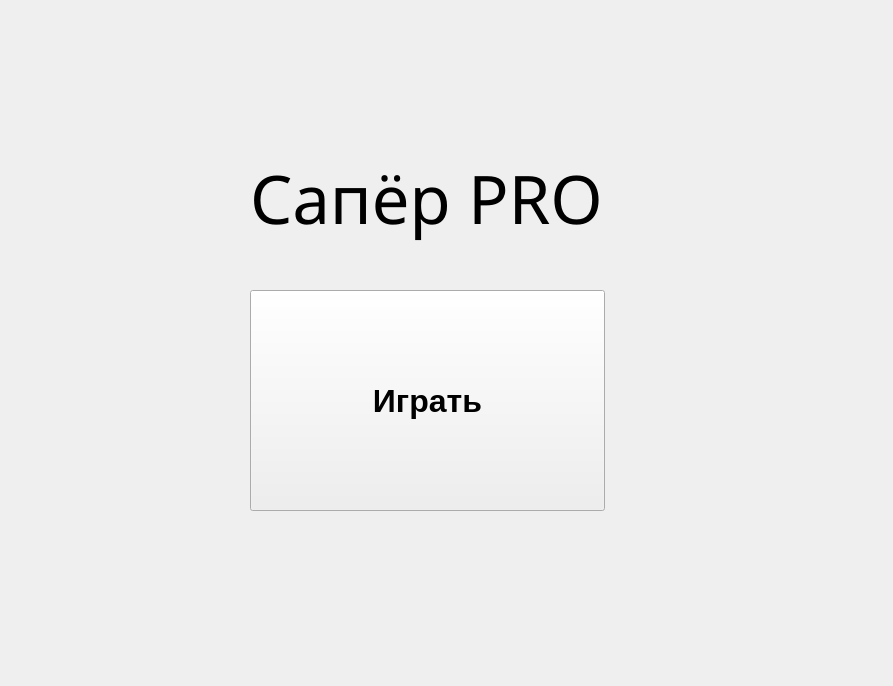
<?xml version="1.0" encoding="UTF-8"?>
<ui version="4.0">
 <class>MainWindow</class>
 <widget class="QMainWindow" name="MainWindow">
  <property name="geometry">
   <rect>
    <x>0</x>
    <y>0</y>
    <width>893</width>
    <height>686</height>
   </rect>
  </property>
  <property name="windowTitle">
   <string>MainWindow</string>
  </property>
  <widget class="QWidget" name="centralwidget">
   <widget class="QLabel" name="label">
    <property name="geometry">
     <rect>
      <x>250</x>
      <y>130</y>
      <width>355</width>
      <height>136</height>
     </rect>
    </property>
    <property name="font">
     <font>
      <family>Agency FB</family>
      <pointsize>50</pointsize>
      <weight>50</weight>
      <italic>false</italic>
      <bold>false</bold>
      <strikeout>false</strikeout>
      <kerning>true</kerning>
     </font>
    </property>
    <property name="text">
     <string>Сапёр PRO</string>
    </property>
    <property name="scaledContents">
     <bool>false</bool>
    </property>
   </widget>
   <widget class="QPushButton" name="pushButton">
    <property name="geometry">
     <rect>
      <x>250</x>
      <y>290</y>
      <width>355</width>
      <height>221</height>
     </rect>
    </property>
    <property name="font">
     <font>
      <pointsize>24</pointsize>
      <weight>75</weight>
      <bold>true</bold>
     </font>
    </property>
    <property name="text">
     <string>Играть</string>
    </property>
   </widget>
  </widget>
 </widget>
 <resources/>
 <connections/>
</ui>
